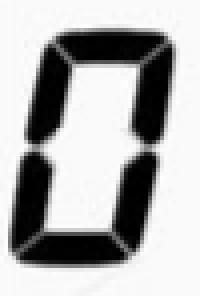
#> input picture training/0/0 (2).PNG, 50 x 74 px (shown 4 times larger); its folder holds only this picture in this run
$ python train_model.py   (Python 2 division)
#> lines starting #> are read from the running program, lines starting #| are printed output that depends on the picture
# train_model.py

import os
import cv2
import numpy as np
import version_number as v

# Current version of training
version = v.vm.version

RESIZED_IMAGE_WIDTH = 20
RESIZED_IMAGE_HEIGHT = 30

int_classifications = []
npa_flattened_images = np.empty((0, RESIZED_IMAGE_WIDTH * RESIZED_IMAGE_HEIGHT))
npa_classifications = []

trained_folder = 'knn'
trained_json_path = 'training' + version + '.json'


# Classify a digit
def train_file(file_path, char):
#> called with file_path = 'training/0/0 (2).PNG', char = '0'
    global npa_flattened_images, int_classifications, npaRawFlattenedImages
    if char == 'dot':
        char = 'A'
    img = cv2.imread(file_path)
#> img is the input picture: shape (74, 50, 3); min 0, max 254, mean 175.2
    imgGray = cv2.cvtColor(img, cv2.COLOR_BGR2GRAY)
    imgThreshCopy = imgGray.copy()
    imgROIResized = cv2.resize(imgThreshCopy, (RESIZED_IMAGE_WIDTH, RESIZED_IMAGE_HEIGHT))
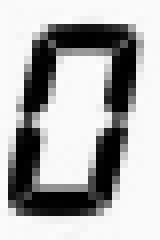
#> imgROIResized: shape (30, 20) (shown 8 times larger); min 0, max 253, mean 175

    int_classifications.append(ord(char))
    npaFlattenedImage = imgROIResized.reshape((1, RESIZED_IMAGE_WIDTH * RESIZED_IMAGE_HEIGHT))
    npa_flattened_images = np.append(npa_flattened_images, npaFlattenedImage, 0)


# Write out the dictionary as a string
def serialize_dict(dict):
    output = '{'
    count = 1
    proplen = len(dict)
    for key in dict:
        vals = dict[key]
        output += '"{}": {}'.format(key, vals)
        if count < proplen:
            output += ','
        count += 1
    output += '}'
    return output


# Write out the image mat data, to the format OpenCV expects
def serialize_mat(mat):
    type_id = 'opencv-matrix'
    dt = 'f'
    return '{{"type_id":"{}", "dt":"{}", "data":{}, "rows":{}, "cols": {}}}\n' \
        .format(type_id, dt, serialize_array(mat), mat.shape[0], mat.shape[1])


# Write out an array into a string for use in serialization
def serialize_array(arr):
    output = '['
    for value in arr:
        for element in value:
            output += str(element) + ',' #'%.18e' % thing2 + ',\n'
    output = output[:-1]
    output += ']'
    return output


def main():
    training_dir = "training"

    for fname in os.listdir(training_dir):
        path = os.path.join(training_dir, fname)
        if os.path.isdir(path):
            print 'Training ' + fname
            tfiles = os.listdir(path)
            for tfile in tfiles:
                if not tfile.startswith('.'):
                    train_file(path + '/' + tfile, fname)
#> pass 2 of the loop in main, `for fname in os.listdir(training_dir):`:
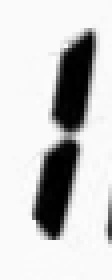
#> input picture training/1/1 (17).PNG, 28 x 70 px (shown 4 times larger)
#> in train_file, img is the input picture: shape (70, 28, 3); min 0, max 253, mean 202.6
#> imgGray: shape (70, 28)
#> in train_file (call 2), `imgROIResized = cv2.resize(imgThreshCopy, (RESIZED_IMAGE_WIDTH, RESIZE..`:
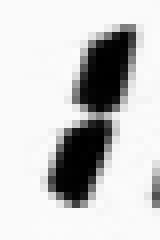
#> imgROIResized: shape (30, 20) (shown 8 times larger); min 0, max 252, mean 202.2

    # Save the classifications for use in Python
    fltClassifications = np.array(int_classifications, np.float32)
#> fltClassifications = [48, 49, 49, 49]
    npaClassifications = fltClassifications.reshape((fltClassifications.size, 1))
#> npaClassifications = [48, 49, 49, 49]
    np.savetxt(trained_folder + "/classifications" + version + ".txt", npaClassifications)
    np.savetxt(trained_folder + "/flattened_images" + version + ".txt", npa_flattened_images)

    # Save the classifications into a JSON file for use in C++/iOS
    data = {
        'classifications': serialize_mat(npaClassifications),
        'flattened_images': serialize_mat(npa_flattened_images)
    }
#> the loop in serialize_array, `for value in arr:` made 4 passes
#> value on passes 1 to 4: [48], [49], [49], [49]
#> after the loop in serialize_array, `for value in arr:`: output = '[48.0,49.0,49.0,49.0,'
#> in serialize_array, `output = output[:-1]`: output = '[48.0,49.0,49.0,49.0'
#> in serialize_array, `output += ']'`: output = '[48.0,49.0,49.0,49.0]'
#> the loop in serialize_array (call 2), `for value in arr:` made 4 passes
    with open(trained_folder + '/' + trained_json_path, 'w') as outfile:
        outfile.write(serialize_dict(data))
#> in serialize_dict, `proplen = len(dict)`: proplen = 2
#> the loop in serialize_dict, `for key in dict:` made 2 passes
#> (key, count) on passes 1 to 2: ('classifications', 2), ('flattened_images', 3)
#> after the loop in serialize_dict, `for key in dict:`: count = 3


if __name__ == "__main__":
    main()
